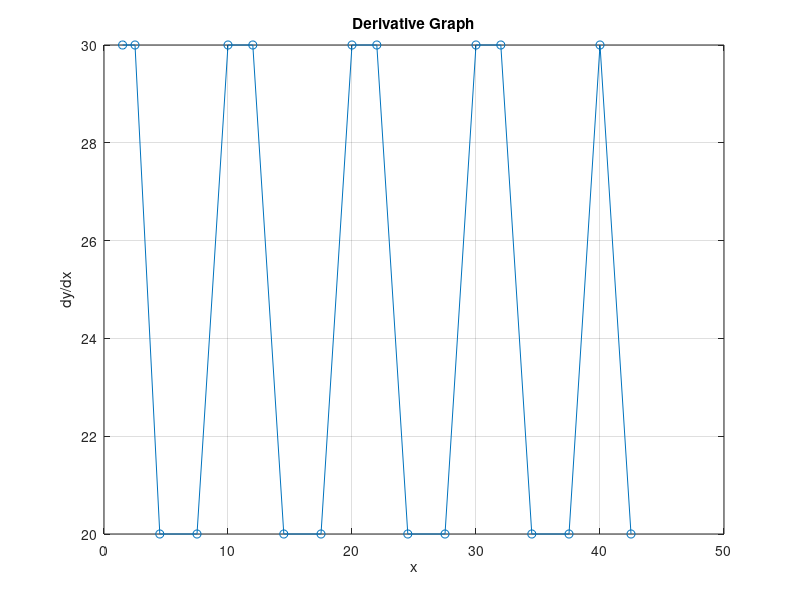

Write the MATLAB code that produced this figure.
clc;
% Data points
x = [1, 2, 3, 6, 9, 11, 13, 16, 19, 21, 23, 26, 29, 31, 33, 36, 39, 41, 44];
y = [0, 30, 60, 120, 180, 240, 300, 360, 420, 480, 540, 600, 660, 720, 780, 840, 900, 960, 1020];

% Calculate the differences
dy = diff(y);
dx = diff(x);

% Calculate the derivative
derivative = dy ./ dx;

% Midpoints for x values for derivative plot
x_derivative = (x(1:end-1) + x(2:end)) / 2;

% Plotting
figure;
plot(x_derivative, derivative, '-o');
title('Derivative Graph');
xlabel('x');
ylabel('dy/dx');
grid on;
x_derivative
derivative
